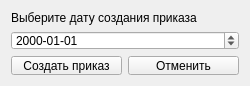
<?xml version="1.0" encoding="UTF-8"?>
<ui version="4.0">
 <class>PrikazCreate</class>
 <widget class="QWidget" name="PrikazCreate">
  <property name="geometry">
   <rect>
    <x>0</x>
    <y>0</y>
    <width>250</width>
    <height>86</height>
   </rect>
  </property>
  <property name="minimumSize">
   <size>
    <width>250</width>
    <height>86</height>
   </size>
  </property>
  <property name="maximumSize">
   <size>
    <width>250</width>
    <height>86</height>
   </size>
  </property>
  <property name="windowTitle">
   <string>Создание приказа</string>
  </property>
  <layout class="QGridLayout" name="gridLayout">
   <item row="4" column="1">
    <widget class="QPushButton" name="prikaz_create_cancel">
     <property name="text">
      <string>Отменить</string>
     </property>
    </widget>
   </item>
   <item row="4" column="0">
    <widget class="QPushButton" name="prikaz_create_create">
     <property name="text">
      <string>Создать приказ</string>
     </property>
    </widget>
   </item>
   <item row="3" column="0" colspan="2">
    <widget class="QDateEdit" name="prikaz_create_date">
     <property name="displayFormat">
      <string>yyyy-MM-dd</string>
     </property>
    </widget>
   </item>
   <item row="2" column="0" colspan="2">
    <widget class="QLabel" name="label">
     <property name="text">
      <string>Выберите дату создания приказа</string>
     </property>
    </widget>
   </item>
  </layout>
 </widget>
 <layoutdefault spacing="6" margin="11"/>
 <resources/>
 <connections/>
</ui>
